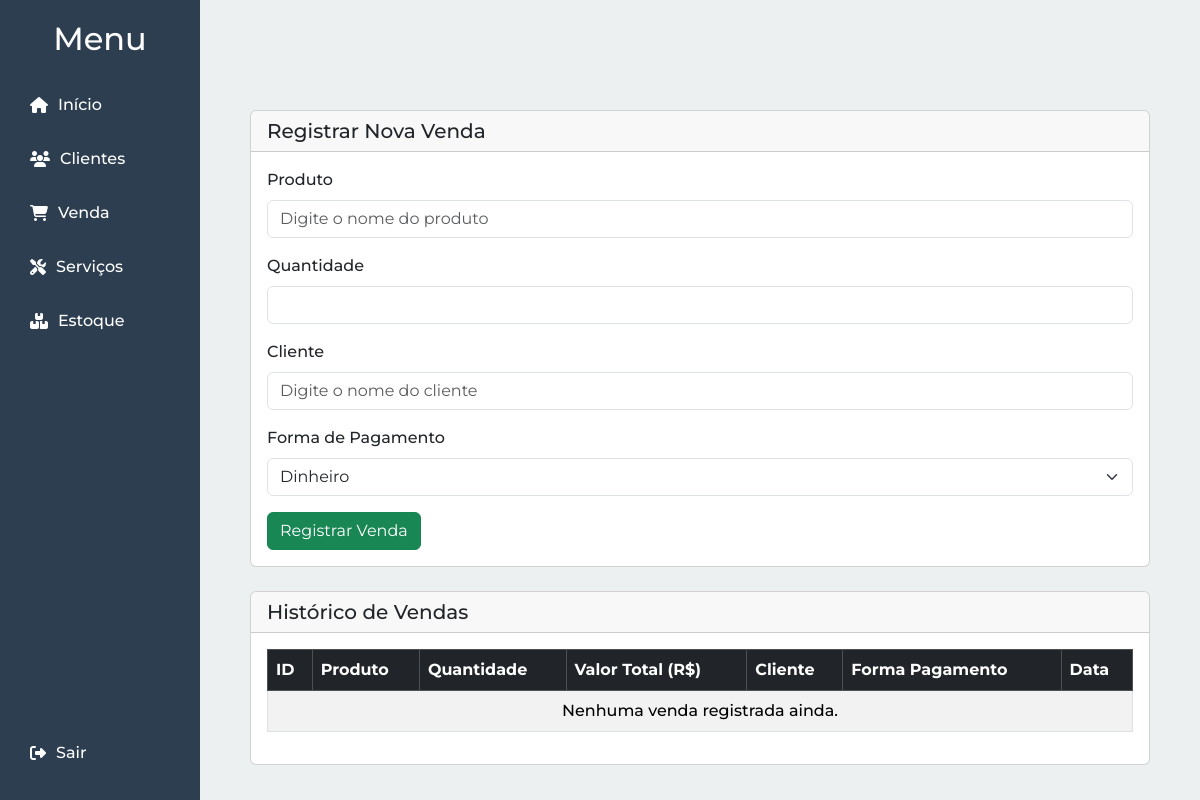
/vendas.php (signed in), run on an earlier commit of the app's database.
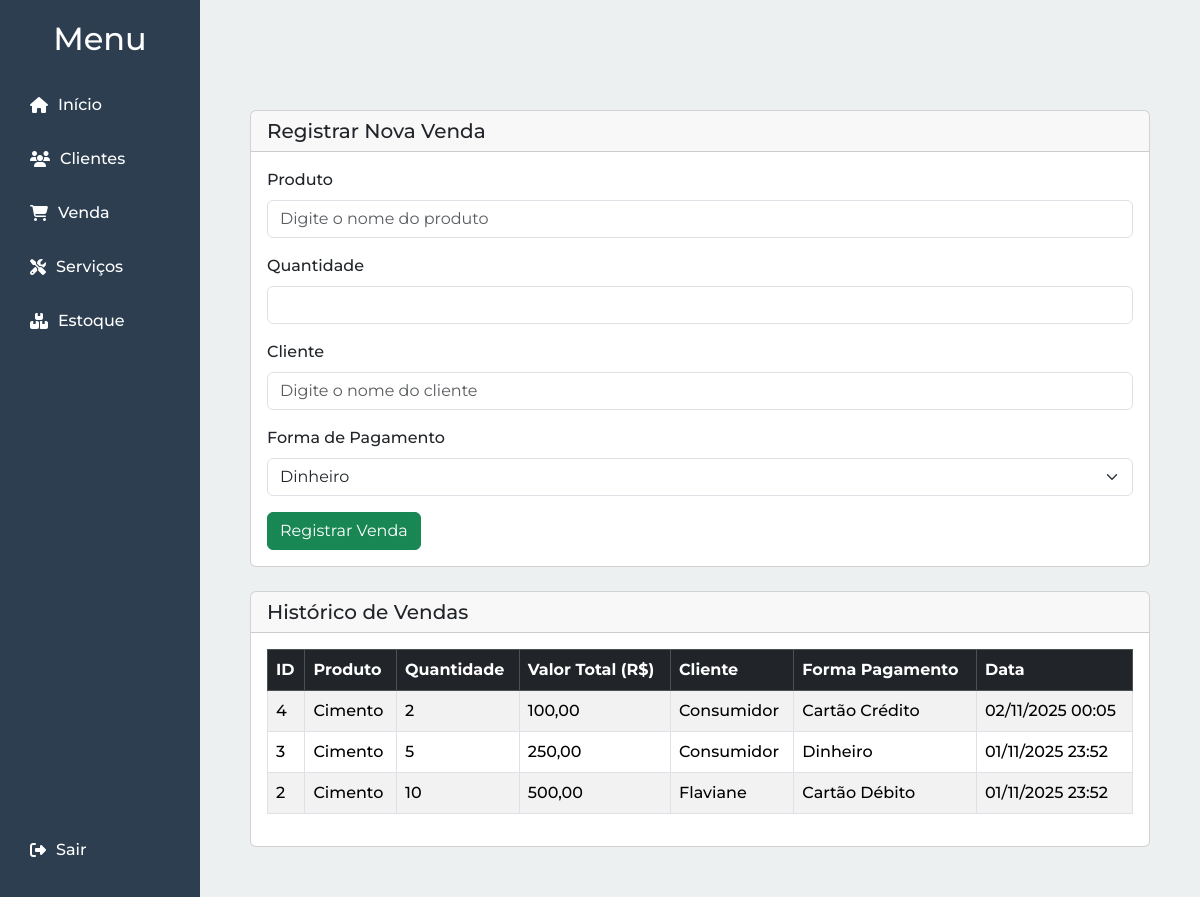
And on a later commit of the database.
### tables this page shows
CREATE TABLE `vendas` (
  `id` int(11) NOT NULL,
  `produto_id` int(11) NOT NULL,
  `quantidade` int(11) NOT NULL,
  `valor_total` decimal(10,2) NOT NULL,
  `cliente_nome` varchar(100) DEFAULT 'Consumidor',
  `cliente_id` int(11) DEFAULT NULL,
  `data_venda` timestamp NOT NULL DEFAULT current_timestamp(),
  `user_id` int(11) NOT NULL,
  `forma_pagamento` varchar(50) NOT NULL DEFAULT 'Dinheiro'
);

CREATE TABLE `produtos` (
  `id` int(11) NOT NULL,
  `operator_id` int(11) DEFAULT NULL,
  `nome` varchar(100) NOT NULL,
  `descricao` text DEFAULT NULL,
  `quantidade` int(11) NOT NULL DEFAULT 0,
  `preco` decimal(10,2) NOT NULL,
  `user_id` int(11) NOT NULL
);

### public/vendas.php (the view, shortened to what this page needs)
<?php
$user_id = $_SESSION['user_id'];
$database = new Database();
$conn = $database->getConnection();
$stmtVendas = $conn->prepare("
    SELECT v.id, p.nome as produto, v.quantidade, v.valor_total, v.cliente_nome, v.forma_pagamento, v.data_venda
    FROM vendas v
    JOIN produtos p ON v.produto_id = p.id
    WHERE v.user_id = ?
    ORDER BY v.data_venda DESC
");
$stmtVendas->execute([$user_id]);
$vendas = $stmtVendas->fetchAll(PDO::FETCH_ASSOC);
?>
<!DOCTYPE html>
<html lang="pt-BR">
<head>
    <link rel="stylesheet" href="https://cdnjs.cloudflare.com/ajax/libs/font-awesome/6.5.0/css/all.min.css">
    <link href="https://cdn.jsdelivr.net/npm/bootstrap@5.3.2/dist/css/bootstrap.min.css" rel="stylesheet">
    <link rel="stylesheet" type="text/css" href="../assets/css/style.css" />
</head>
<body class="vendas-page">
<div class="sidebar-dashboard">
    <h2>Menu</h2>
    <a href="dashboard.php"><i class="fas fa-home"></i> Início</a>
    <a href="clientes.php"><i class="fas fa-users"></i> Clientes</a>
    <a href="vendas.php" class="active"><i class="fas fa-shopping-cart"></i> Venda</a>
    <a href="servicos.php"><i class="fas fa-tools"></i> Serviços</a>
    <a href="estoque.php"><i class="fas fa-boxes"></i> Estoque</a>
    <div class="sidebar-logout">
        <a href="logout.php" class="btn-logout-dashboard"><i class="fas fa-sign-out-alt"></i> Sair</a>
    </div>
</div>
<div class="main-dashboard">
    <div class="container" style="margin-top: 60px; padding-bottom: 20px;">
        <div class="card mb-4">
            <div class="card-header">
                <h5 class="mb-0">Registrar Nova Venda</h5>
            </div>
            <div class="card-body">
                <form method="POST">
                    <div class="mb-3" style="position: relative;">
                        <label for="produto_nome" class="form-label">Produto</label>
                        <input type="text" id="produto_nome" class="form-control" placeholder="Digite o nome do produto" required>
                    </div>
                    <div class="mb-3">
                        <label for="quantidade" class="form-label">Quantidade</label>
                        <input type="number" name="quantidade" min="1" class="form-control" required>
                    </div>
                    <div class="mb-3" style="position: relative;">
                        <label for="cliente_nome" class="form-label">Cliente</label>
                        <input type="text" name="cliente_nome" id="cliente_nome" class="form-control" placeholder="Digite o nome do cliente">
                    </div>
                    <div class="mb-3">
                        <label for="forma_pagamento" class="form-label">Forma de Pagamento</label>
                        <select name="forma_pagamento" class="form-select" required>
                            <option value="Dinheiro">Dinheiro</option>
                        </select>
                    </div>
                    <button type="submit" class="btn btn-success">Registrar Venda</button>
                </form>
            </div>
        </div>
        <div class="card">
            <div class="card-header">
                <h5 class="mb-0">Histórico de Vendas</h5>
            </div>
            <div class="card-body table-responsive">
                <table class="table table-bordered table-hover table-striped">
                    <thead class="table-dark">
                        <tr>
                            <th>ID</th><th>Produto</th><th>Quantidade</th><th>Valor Total (R$)</th><th>Cliente</th><th>Forma Pagamento</th><th>Data</th>
                        </tr>
                    </thead>
                    <tbody>
                        <?php if(count($vendas) > 0): ?>
                            <?php foreach($vendas as $v): ?>
                                <tr>
                                    <td><?= $v['id'] ?></td>
                                    <td><?= htmlspecialchars($v['produto']) ?></td>
                                    <td><?= $v['quantidade'] ?></td>
                                    <td><?= number_format($v['valor_total'],2,',','.') ?></td>
                                    <td><?= htmlspecialchars($v['cliente_nome']) ?></td>
                                    <td><?= htmlspecialchars($v['forma_pagamento']) ?></td>
                                    <td><?= date('d/m/Y H:i', strtotime($v['data_venda'])) ?></td>
                                </tr>
                            <?php endforeach; ?>
                        <?php else: ?>
                            <tr><td colspan="7" class="text-center">Nenhuma venda registrada ainda.</td></tr>
                        <?php endif; ?>
                    </tbody>
                </table>
            </div>
        </div>
    </div>
</div>
</body>
</html>

### assets/css/style.css (style rules this page uses)
* { margin: 0; padding: 0; box-sizing: border-box; }
body { font-family: 'Montserrat', sans-serif !important; font-weight: 500 !important; }
.dashboard-page, .vendas-page, .estoque-page, .clientes-page, .adcprod-page, .attestoq-page { display: flex; height: 100vh; }
.sidebar-dashboard { width: 200px; background: #2c3e50; color: #fff; display: flex; flex-direction: column; padding: 20px; height: 100vh; position: fixed; top: 0; left: 0; }
.sidebar-dashboard h2 { margin-bottom: 20px; text-align: center; }
.sidebar-dashboard a { color: #fff; text-decoration: none; padding: 10px; margin: 5px 0; border-radius: 5px; display: flex; align-items: center; gap: 10px; transition: background 0.3s; }
.sidebar-logout { margin-top: auto; display: flex; flex-direction: column; gap: 10px; }
.btn-logout-dashboard { background-color: #2c3e50; color: #fff; border: none; padding: 8px 15px; border-radius: 20px; cursor: pointer; display: flex; align-items: center; gap: 5px; text-decoration: none; transition: background 0.3s; }
.main-dashboard { margin-left: 200px; flex: 1; background: #ecf0f1; padding: 20px; overflow-y: auto; height: 100vh; max-width: calc(100vw - 200px); overflow-x: hidden; }
.vendas-page .container, .estoque-page .container { margin-left: 200px !important; max-width: calc(100vw - 200px); }
body.vendas-page { display: block !important; }
.vendas-page .container { margin-left: 0 !important; max-width: 100%; padding: 20px; }
.main-dashboard { margin-left: 200px; background: #ecf0f1; padding: 30px; min-height: 100vh; overflow-x: hidden; }

What changed in the data, as far as the page shows it:
added vendas: id "4", produto.nome "Cimento", quantidade "2", valor_total "100,00", cliente_nome "Consumidor", forma_pagamento "Cartão Crédito", data_venda "02/11/2025 00:05"
added vendas: id "3", produto.nome "Cimento", quantidade "5", valor_total "250,00", cliente_nome "Consumidor", forma_pagamento "Dinheiro", data_venda "01/11/2025 23:52"
added vendas: id "2", produto.nome "Cimento", quantidade "10", valor_total "500,00", cliente_nome "Flaviane", forma_pagamento "Cartão Débito", data_venda "01/11/2025 23:52"
Also different on the page:
text no longer shown: "Nenhuma venda registrada ainda."
